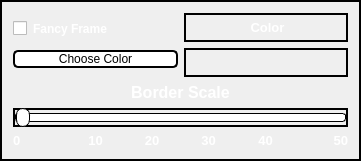
  <widget class="QGroupBox" name="ColorGroup">
   <property name="geometry">
    <rect>
     <x>1010</x>
     <y>490</y>
     <width>361</width>
     <height>161</height>
    </rect>
   </property>
   <property name="styleSheet">
    <string notr="true">border: 2px solid black;</string>
   </property>
   <property name="title">
    <string/>
   </property>
   <layout class="QVBoxLayout" name="verticalLayout_12">
    <item>
     <layout class="QVBoxLayout" name="verticalLayout_10">
      <item>
       <layout class="QHBoxLayout" name="horizontalLayout_10">
        <item>
         <layout class="QVBoxLayout" name="verticalLayout_13">
          <item>
           <widget class="QCheckBox" name="FancyCheckBox">
            <property name="styleSheet">
             <string notr="true">font-size: 12px;
font-weight: bold;
text-align: center;
border : none;
color: white;</string>
            </property>
            <property name="text">
             <string>Fancy Frame</string>
            </property>
           </widget>
          </item>
          <item>
           <widget class="QPushButton" name="ChoosingColor">
            <property name="styleSheet">
             <string notr="true">QPushButton{
background-color: rgba(255, 255, 255, 255);
border-radius : 5px;
border: 2px solid black;
}

QPushButton:hover{
	background-color: palette(Button);
    border: 2px solid rgb(127,191,255);
    color: black;
}</string>
            </property>
            <property name="text">
             <string>Choose Color</string>
            </property>
           </widget>
          </item>
         </layout>
        </item>
        <item>
         <layout class="QVBoxLayout" name="verticalLayout_11">
          <item>
           <layout class="QHBoxLayout" name="horizontalLayout_11">
            <item>
             <widget class="QLabel" name="ColorChoosed">
              <property name="styleSheet">
               <string notr="true">color: white;</string>
              </property>
              <property name="text">
               <string>&lt;html&gt;&lt;head/&gt;&lt;body&gt;&lt;p align=&quot;center&quot;&gt;&lt;span style=&quot; font-size:10pt; font-weight:700;&quot;&gt;Color&lt;/span&gt;&lt;/p&gt;&lt;/body&gt;&lt;/html&gt;</string>
              </property>
             </widget>
            </item>
           </layout>
          </item>
          <item>
           <widget class="QLabel" name="Color">
            <property name="styleSheet">
             <string notr="true">border: 2px solid black;
background: none;</string>
            </property>
            <property name="text">
             <string/>
            </property>
           </widget>
          </item>
         </layout>
        </item>
       </layout>
      </item>
     </layout>
    </item>
    <item>
     <layout class="QVBoxLayout" name="verticalLayout_14">
      <item>
       <widget class="QLabel" name="label_5">
        <property name="styleSheet">
         <string notr="true">border : none;</string>
        </property>
        <property name="text">
         <string>&lt;html&gt;&lt;head/&gt;&lt;body&gt;&lt;p align=&quot;center&quot;&gt;&lt;span style=&quot; font-size:12pt; font-weight:700; color:#ffffff;&quot;&gt;Border Scale&lt;/span&gt;&lt;/p&gt;&lt;/body&gt;&lt;/html&gt;</string>
        </property>
       </widget>
      </item>
      <item>
       <widget class="QSlider" name="BorderSlide">
        <property name="styleSheet">
         <string notr="true">QSlider::groove:horizontal {
border: 1px solid ;
background: white;
height: 7px;
border-radius: 3px;
}

QSlider::handle:horizontal {
background: white;
border: 1px solid ;
width: 12px;
margin-top: -6px;
margin-bottom: -6px;
border-radius: 7px;
}</string>
        </property>
        <property name="maximum">
         <number>50</number>
        </property>
        <property name="orientation">
         <enum>Qt::Horizontal</enum>
        </property>
       </widget>
      </item>
      <item>
       <layout class="QHBoxLayout" name="horizontalLayout_12">
        <item>
         <widget class="QLabel" name="label_12">
          <property name="styleSheet">
           <string notr="true">border : none;</string>
          </property>
          <property name="text">
           <string>&lt;html&gt;&lt;head/&gt;&lt;body&gt;&lt;p&gt;&lt;span style=&quot; font-size:10pt; font-weight:700; color:#ffffff;&quot;&gt;0&lt;/span&gt;&lt;/p&gt;&lt;/body&gt;&lt;/html&gt;</string>
          </property>
         </widget>
        </item>
        <item>
         <widget class="QLabel" name="label_6">
          <property name="styleSheet">
           <string notr="true">border : none;</string>
          </property>
          <property name="text">
           <string>&lt;html&gt;&lt;head/&gt;&lt;body&gt;&lt;p align=&quot;center&quot;&gt;&lt;span style=&quot; font-size:10pt; font-weight:700; color:#ffffff;&quot;&gt;10&lt;/span&gt;&lt;/p&gt;&lt;/body&gt;&lt;/html&gt;</string>
          </property>
         </widget>
        </item>
        <item>
         <widget class="QLabel" name="label_7">
          <property name="styleSheet">
           <string notr="true">border : none;</string>
          </property>
          <property name="text">
           <string>&lt;html&gt;&lt;head/&gt;&lt;body&gt;&lt;p align=&quot;center&quot;&gt;&lt;span style=&quot; font-size:10pt; font-weight:700; color:#ffffff;&quot;&gt;20&lt;/span&gt;&lt;/p&gt;&lt;/body&gt;&lt;/html&gt;</string>
          </property>
         </widget>
        </item>
        <item>
         <widget class="QLabel" name="label_8">
          <property name="styleSheet">
           <string notr="true">border : none;</string>
          </property>
          <property name="text">
           <string>&lt;html&gt;&lt;head/&gt;&lt;body&gt;&lt;p align=&quot;center&quot;&gt;&lt;span style=&quot; font-size:10pt; font-weight:700; color:#ffffff;&quot;&gt;30&lt;/span&gt;&lt;/p&gt;&lt;/body&gt;&lt;/html&gt;</string>
          </property>
         </widget>
        </item>
        <item>
         <widget class="QLabel" name="label_9">
          <property name="styleSheet">
           <string notr="true">border : none;</string>
          </property>
          <property name="text">
           <string>&lt;html&gt;&lt;head/&gt;&lt;body&gt;&lt;p align=&quot;center&quot;&gt;&lt;span style=&quot; font-size:10pt; font-weight:700; color:#ffffff;&quot;&gt;40&lt;/span&gt;&lt;/p&gt;&lt;/body&gt;&lt;/html&gt;</string>
          </property>
         </widget>
        </item>
        <item>
         <widget class="QLabel" name="label_10">
          <property name="styleSheet">
           <string notr="true">border : none;</string>
          </property>
          <property name="text">
           <string>&lt;html&gt;&lt;head/&gt;&lt;body&gt;&lt;p align=&quot;right&quot;&gt;&lt;span style=&quot; font-size:10pt; font-weight:700; color:#ffffff;&quot;&gt;50&lt;/span&gt;&lt;/p&gt;&lt;/body&gt;&lt;/html&gt;</string>
          </property>
         </widget>
        </item>
       </layout>
      </item>
     </layout>
    </item>
   </layout>
  </widget>
